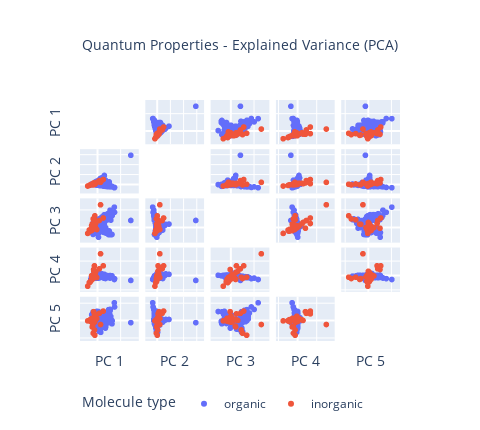

The code cell stored with this chart in its notebook:
### Code cell
# plot first 5 components of PCA 
n_components = 5 
labels = {str(i): f"PC {i+1}" for i in range(n_components)}
# set color
color = col.Molecule_Type
labels['color'] = 'Molecule type'

fig = px.scatter_matrix(
    Qp_obj['pca']['pca_data'],
    width=480, height=430,
    dimensions=range(n_components),
    color=color,
    labels=labels,
    hover_name=cid_formula,   
    title="Quantum Properties - Explained Variance (PCA)"
)

# remove diagonal 
fig.update_traces(diagonal_visible=False)
fig.update_layout(font_size=12, title_x=0.5, title_font_size=14)

# remove x and y ticks
fig.update_layout({"xaxis"+str(i+1): dict(showticklabels=False) for i in range(n_components)})
fig.update_layout({"yaxis"+str(i+1): dict(showticklabels=False) for i in range(n_components)})
fig.update_layout(legend=dict(orientation="h", y=-0.2))

# cofiguration
config = {'modeBarButtonsToRemove': ['logo', 'zoom', 'pan',
          'select', 'lasso', 'autoscale'], 'displaylogo': False}

# save figure
fig.write_html(path_save + '/quantum_properties_PCA.html', config=config)
fig.show(config=config)

### Figure 1 — Plotly figure (JSON) as saved in the notebook; plotly's stock layout.template omitted (floating-point values rounded to 4 significant figures; data arrays with more than 128 entries replaced by an {"elided": "..."} marker saying what was removed)
{"data": [{"diagonal": {"visible": false}, "dimensions": [{"axis": {"matches": true}, "label": "PC 1", "values": {"elided": "1715 float values"}}, {"axis": {"matches": true}, "label": "PC 2", "values": {"elided": "1715 float values"}}, {"axis": {"matches": true}, "label": "PC 3", "values": {"elided": "1715 float values"}}, {"axis": {"matches": true}, "label": "PC 4", "values": {"elided": "1715 float values"}}, {"axis": {"matches": true}, "label": "PC 5", "values": {"elided": "1715 float values"}}], "hovertemplate": "<b>%{hovertext}</b><br><br>Molecule type=organic<br>%{xaxis.title.text}=%{x}<br>%{yaxis.title.text}=%{y}<extra></extra>", "hovertext": {"elided": "1715x2 str values"}, "legendgroup": "organic", "marker": {"color": "#636efa", "symbol": "circle"}, "name": "organic", "showlegend": true, "type": "splom"}, {"diagonal": {"visible": false}, "dimensions": [{"axis": {"matches": true}, "label": "PC 1", "values": [-3.612, -1.708, -5.075, -3.336, -4.982, -3.59, -6.509, -3.715, -3.086, -8.446, 2.69, -5.865, -4.496, -4.617, -4.122, -6.199, -4.58, -5.019, -4.96, -7.102, -2.899, -2.23, -4.141, -2.435, -2.558, -3.15, -3.827, -3.039, 5.052, -4.327, 1.656, -6.573, -1.588, -2.601, -0.5696]}, {"axis": {"matches": true}, "label": "PC 2", "values": [0.734, 2.523, 0.5259, 3.28, 0.3, 2.009, -0.9183, -0.7052, 1.704, -2.9, 4.542, -0.2641, -0.07073, 0.5578, -0.01043, -0.596, -0.3965, 0.2468, 0.523, -1.709, 2.231, 0.6474, 1.427, 1.191, 1.272, 2.959, 1.513, 0.2615, 10.28, 0.249, 8.093, -1.435, 2.39, 1.856, 4.607]}, {"axis": {"matches": true}, "label": "PC 3", "values": [-0.1418, 0.09728, 1.266, -0.2116, -0.341, -0.2149, -1.923, 5.147, 3.096, -3.203, 13.28, -0.7778, 0.261, -0.1226, 2.017, -1.87, 2.153, -1.195, -1.551, -1.258, -0.3758, 6.931, -0.7352, 0.1755, 4.633, 0.9213, -0.8988, 0.3148, 5.672, 0.2579, 4.229, -1.557, 2.401, 2.504, -0.9668]}, {"axis": {"matches": true}, "label": "PC 4", "values": [-0.6514, -0.295, 0.1217, 8.761, -2.921, -2.799, -8.719, -3.875, 6.237, -14.59, 30.72, -7.629, -1.46, -5.0, -3.921, -7.956, -5.188, -4.969, -4.91, -9.524, -2.554, -2.031, -2.256, -1.373, -2.047, 2.046, -3.288, 0.5904, 13.92, -4.328, 9.687, -9.176, 5.089, 13.92, -2.412]}, {"axis": {"matches": true}, "label": "PC 5", "values": [0.6375, 2.584, 0.109, 5.237, 0.1875, 0.2659, 0.3449, -7.239, 0.1713, -0.08015, -2.184, -0.4758, 0.5694, 1.167, -3.103, 0.6539, -3.569, 0.8195, 1.36, 0.1153, 0.6028, -8.365, 1.114, -0.842, -5.332, 1.329, 0.8319, -0.4203, 5.563, 0.8018, 4.264, -0.213, 0.5396, 3.96, 1.311]}], "hovertemplate": "<b>%{hovertext}</b><br><br>Molecule type=inorganic<br>%{xaxis.title.text}=%{x}<br>%{yaxis.title.text}=%{y}<extra></extra>", "hovertext": [["CID: 136332", " Formula: C3O2"], ["CID: 9989226", " Formula: Al2O3"], ["CID: 222", " Formula: H3N"], ["CID: 223", " Formula: H4N+"], ["CID: 280", " Formula: CO2"], ["CID: 6348", " Formula: CS2"], ["CID: 281", " Formula: CO"], ["CID: 19660", " Formula: CO3-2"], ["CID: 9321", " Formula: H4N2"], ["CID: 14917", " Formula: FH"], ["CID: 3681305", " Formula: HO4P-2"], ["CID: 402", " Formula: H2S"], ["CID: 6347", " Formula: CHNO"], ["CID: 14792", " Formula: MgO"], ["CID: 943", " Formula: NO3-"], ["CID: 145068", " Formula: NO"], ["CID: 946", " Formula: NO2-"], ["CID: 3032552", " Formula: NO2"], ["CID: 24823", " Formula: O3"], ["CID: 962", " Formula: H2O"], ["CID: 6371", " Formula: CCl2O"], ["CID: 1061", " Formula: O4P-3"], ["CID: 24261", " Formula: O2Si"], ["CID: 10340", " Formula: CNa2O3"], ["CID: 1117", " Formula: O4S-2"], ["CID: 1119", " Formula: O2S"], ["CID: 24682", " Formula: O3S"], ["CID: 4685067", " Formula: CCaN2"], ["CID: 14781", " Formula: Ca5HO13P3"], ["CID: 14778", " Formula: CaO"], ["CID: 25477", " Formula: H4Mg3O9Si2"], ["CID: 24841", " Formula: HI"], ["CID: 11430", " Formula: CK2O3"], ["CID: 26042", " Formula: O2Ti"], ["CID: 24193", " Formula: Cl4Ti"]], "legendgroup": "inorganic", "marker": {"color": "#EF553B", "symbol": "circle"}, "name": "inorganic", "showlegend": true, "type": "splom"}], "layout": {"dragmode": "select", "font": {"size": 12}, "height": 430, "legend": {"orientation": "h", "title": {"text": "Molecule type"}, "tracegroupgap": 0, "y": -0.2}, "title": {"font": {"size": 14}, "text": "Quantum Properties - Explained Variance (PCA)", "x": 0.5}, "width": 480, "xaxis": {"showticklabels": false}, "xaxis2": {"showticklabels": false}, "xaxis3": {"showticklabels": false}, "xaxis4": {"showticklabels": false}, "xaxis5": {"showticklabels": false}, "yaxis": {"showticklabels": false}, "yaxis2": {"showticklabels": false}, "yaxis3": {"showticklabels": false}, "yaxis4": {"showticklabels": false}, "yaxis5": {"showticklabels": false}}}
